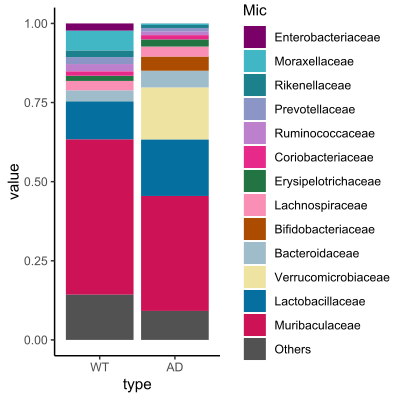

Recreate this plot in R.
library(ggplot2)
library(openxlsx)
load(paste(getwd(),"/readin.RData",sep=""))
ldata=list(data1,data2,data3,data4)
batchname=c("3xTg_1","3xTg_2","3xTg_1+2","3xTg_3+1(cd)")
rm(data1,data2,data3,data4)
batch=4
{
  data=ldata[[batch]]
  data$Genus[which(data$Family=="S24-7")]="Muribaculaceae"
  data$Family[which(data$Family=="S24-7")]="Muribaculaceae"
  data$Genus[which(data$Genus!="Unknown")]=
    paste("g_",data$Genus[which(data$Genus!="Unknown")],sep="")
  data$Genus[which(data$Genus=="Unknown"&data$Family!="Unknown")]=
    paste("f_",data$Family[which(data$Genus=="Unknown"&data$Family!="Unknown")],sep="")
  data$Genus[which(data$Genus=="Unknown"&data$Family=="Unknown"&data$Order!="Unknown")]=
    paste("o_",data$Order[which(data$Genus=="Unknown"&data$Family=="Unknown"&data$Order!="Unknown")],sep="")
  data=data[,c(1:7,which(substr(colnames(data),15,15)=="2"))]
  divname=c("Family","Genus")
  div=1
  {
    id=unique(data[,div+4])
    divdata=data[1,8:ncol(data)]
    for (iter in 1:length(id))
    {
      divdata=rbind(divdata,apply(data[which(data[,div+4]==id[iter]),8:ncol(data)],2,sum))
    }
    divdata=divdata[-1,]
    rownames(divdata)=id
    summic=apply(divdata,2,sum)
    divdata=divdata[which(apply(divdata,1,sum)>sum(divdata)*0.01&rownames(divdata)!="Unknown"),]
    for (iter in 1:length(summic))
    {
      divdata[,iter]=divdata[,iter]/summic[iter]
    }
    divdata=t(as.matrix(divdata))
    sid=unique(substr(rownames(divdata),9,10))
    mdata=divdata[1,]
    for (iter in 1:length(sid))
    {
      mdata=rbind(mdata,apply(divdata[which(substr(rownames(divdata),9,10)==sid[iter]),],2,mean))
    }
    mdata=mdata[-1,]
    rownames(mdata)=sid
    mdata=cbind(mdata,Others=0)
    mdata[,ncol(mdata)]=1-apply(mdata,1,sum)
    # ddata=mdata[,which(apply(mdata[5:8,],2,mean)>0.01)]
    # ddata=cbind(mdata[,7],ddata)
    # colnames(ddata)[1]=colnames(mdata)[7]
    # ddata[,ncol(ddata)]=ddata[,ncol(ddata)]+apply(mdata[,which(apply(mdata[5:8,],2,mean)<=0.01)],1,sum)-mdata[,7]
    picdata<-data.frame(
      type=factor(rep(rownames(mdata),ncol(mdata)),
                  levels=c("WT","AD")),
      value=as.numeric(mdata),
      Mic=factor(rep(colnames(mdata),each=2),levels = c(colnames(mdata)[order(mdata[2,-ncol(mdata)])],"Others")))
    colorset=c(
      "#ffff89","#bbbbbb","#8dd3c7","#41b6b4","#df3b2c",
      "#fa9fb5","#78a659","#7a0167","#41b6c4","#1c808d",
      "#8c96c6","#bc80cd","#e7298a","#237443","#fa8fb5",
      "#ac4c00","#9ebcca","#eee3a1","#0570a0","#cE1256","#525252"
    )
    ggplot(picdata, aes(x=type,y=value,fill=Mic)) +
      geom_col(position = 'fill')+theme_classic()+
      scale_fill_manual(values=colorset[(22-ncol(mdata)):21])
  }
}

library(ropls)
id=unique(data[,div+4])
divdata=data[1,8:ncol(data)]
for (iter in 1:length(id))
{
  divdata=rbind(divdata,apply(data[which(data[,div+4]==id[iter]),8:ncol(data)],2,sum))
}
divdata=divdata[-1,]
rownames(divdata)=id
summic=apply(divdata,2,sum)
divdata=t(as.matrix(divdata))
oplsdata<-opls(x=divdata,y=substr(rownames(divdata),9,10),crossvalI = 1,
               orthoI = 0,scaleC = c("none", "center", "pareto", "standard")[4])
picdata=data.frame(t1=oplsdata@scoreMN[,1],t2=oplsdata@scoreMN[,2],
                   Group=factor(x=substr(rownames(divdata),9,10),levels = c("WT","AD")))

ggplot(picdata,aes(t1,t2,shape=Group,col=Group)) + 
  stat_ellipse(aes(fill=Group),geom="polygon",alpha=0.8,color="#333333")+
  geom_point(size=3) + 
  theme_bw() + 
  theme(plot.title = element_text(hjust = 0.5)) + 
  scale_color_manual(values=c(`WT`="#036EB8",`AD`="#D70051"))+
  scale_fill_manual(values = c("#6c9abb","#d97797","#4d869e","#e065a3"))+
  labs(x= paste("t1(",10,"%)",sep=""),
       y=paste("t2(",7,"%)",sep=""),
       title = paste("PLS analysis",sep=""))
